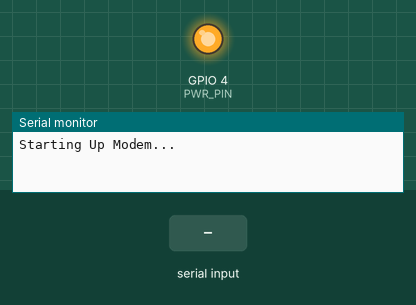
This sketch was run on a simulated ESP32. Parts: output pins drawn as LEDs (lit = HIGH), the last lines printed to the serial monitor. The test bench sets the inputs (shaded band). The modem accepts every AT command (registered, SIM ready, sends succeed) and sends nothing else.

Above: at 0.2 s.
At 14.8 s:
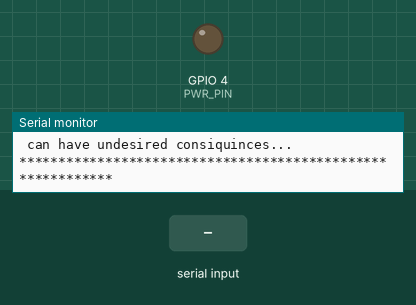
14.9 s: "1" received over the second serial link
Timing chart, 0 to 17.9 s (numbered marks = the images above; inputs shaded):
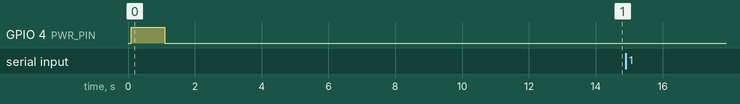

The sketch:

enviar_comando_at_para_o_sim7000g.ino
```cpp
/*
  FILE: ATdebug.ino
  AUTHOR: Koby Hale
  PURPOSE: test AT commands
  List of SIM7000 AT commands can be found here
  http://www.microchip.ua/simcom/LTE/SIM7000/SIM7000%20Series_AT%20Command%20Manual_V1.05.pdf
*/
#include <Arduino.h>

#define SerialAT Serial1

#define PIN_DTR     25
#define PIN_TX      27
#define PIN_RX      26
#define PWR_PIN     4

bool reply = false;

uint32_t dectModemBaud()
{
    static uint32_t rates[] = {115200, 57600,  38400, 19200, 9600,  74400, 74880,
                               230400, 460800, 2400,  4800,  14400, 28800
                              };

    for (uint8_t i = 0; i < sizeof(rates) / sizeof(rates[0]); i++) {
        uint32_t rate = rates[i];
        Serial.printf("[INFO]:Trying baud rate:%d\n", rate);
        SerialAT.updateBaudRate(rate);
        delay(10);
        for (int j = 0; j < 10; j++) {
            SerialAT.print("AT\r\n");
            String input = SerialAT.readString();
            if (input.indexOf("OK") >= 0) {
                Serial.printf("[INFO]:Modem responded at rate:%d\n", rate);
                SerialAT.println("AT+IPREX=115200");
                return rate;
            }
        }
    }
    SerialAT.updateBaudRate(115200);
    Serial.println("[ERROR]:Modem is not online!!!");
    return 0;
}


void modem_on()
{
    // Set-up modem  power pin
    Serial.println("\nStarting Up Modem...");
    pinMode(PWR_PIN, OUTPUT);
    digitalWrite(PWR_PIN, HIGH);
    // Starting the machine requires at least 1 second of low level, and with a level conversion, the levels are opposite
    delay(1000);
    digitalWrite(PWR_PIN, LOW);
    delay(10000);                 //Wait for the SIM7000 communication to be normal, and will quit when receiving OK

    int i = 10;

    if(dectModemBaud() == 0){
        Serial.println("Unable to communicate with modem.");while(1);
    }

    Serial.println("\nTesting Modem Response...\n");
    Serial.println("****");
    while (i) {
        SerialAT.println("AT");
        delay(500);
        if (SerialAT.available()) {
            String r = SerialAT.readString();
            Serial.println(r);
            if ( r.indexOf("OK") >= 0 ) {
                reply = true;
                break;;
            }
        }
        delay(500);
        i--;
    }
    Serial.println("****\n");
}

void setup()
{
    Serial.begin(115200); // Set console baud rate
    SerialAT.begin(115200, SERIAL_8N1, PIN_RX, PIN_TX);
    delay(100);

    modem_on();
    if (reply) {
        Serial.println(F("***********************************************************"));
        Serial.println(F(" You can now send AT commands"));
        Serial.println(F(" Enter \"AT\" (without quotes), and you should see \"OK\""));
        Serial.println(F(" If it doesn't work, select \"Both NL & CR\" in Serial Monitor"));
        Serial.println(F(" DISCLAIMER: Entering AT commands without knowing what they do"));
        Serial.println(F(" can have undesired consiquinces..."));
        Serial.println(F("***********************************************************\n"));
    } else {
        Serial.println(F("***********************************************************"));
        Serial.println(F(" Failed to connect to the modem! Check the baud and try again."));
        Serial.println(F("***********************************************************\n"));
    }
}

void loop()
{
    while (SerialAT.available()) {
        Serial.write(SerialAT.read());
    }
    while (Serial.available()) {
        SerialAT.write(Serial.read());
    }
    delay(1);
}
```
